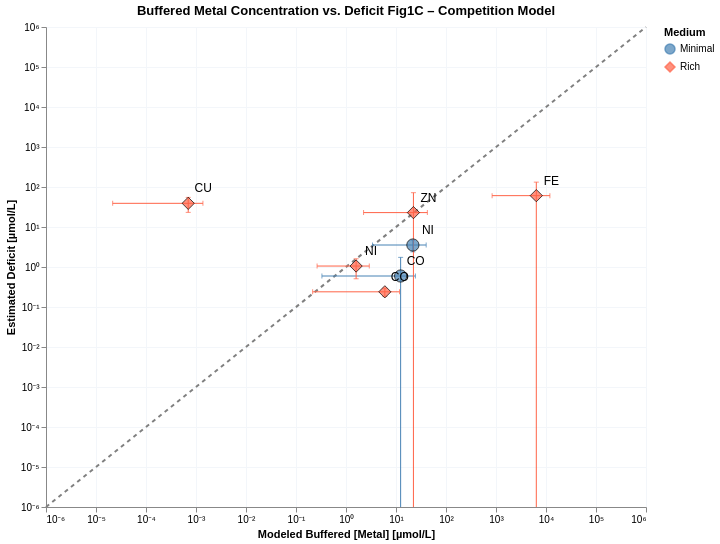

Here is the notebook cell this chart was saved with:
### Markdown cell above
### Plot 1 – Competition model: estimated buffered [Metal] vs. Estimated deficit

### Code cell
import polars as pl
import altair as alt

plot_df_comp = build_plot_df(
    est_competition_minimal_lb, est_competition_minimal_ub,
    est_competition_rich_lb,    est_competition_rich_ub,
    deficit_minimal, deficit_rich,
)

df = pl.from_pandas(plot_df_comp).with_columns([
    (pl.col("est_buf_center_M") * 1e6).alias("x_uM"),
    (pl.col("est_buf_lb_M")     * 1e6).alias("x_lb_uM"),
    (pl.col("est_buf_ub_M")     * 1e6).alias("x_ub_uM"),
    (pl.col("deficit_M")        * 1e6).alias("y_uM"),
    (pl.col("deficit_M_err")    * 1e6).alias("y_err_uM"),
])

DOMAIN_MIN = 1e-7   # just below your domain floor of 1e-6

# ── Log-axis label expression (10^n with Unicode superscripts) ────────────────
_log_label_unicode = (
    "datum.value > 0 ? '10' + "
    "replace(replace(replace(replace(replace(replace("
    "replace(replace(replace(replace(replace('' + "
    "round(log(datum.value)/LN10), '-','⁻'),'0','⁰'),'1','¹'),'2','²')"
    ",'3','³'),'4','⁴'),'5','⁵'),'6','⁶'),'7','⁷'),'8','⁸'),'9','⁹') : '0'"
)

df = df.with_columns([
    pl.max_horizontal(
        pl.col("y_uM") - pl.col("y_err_uM"),
        pl.lit(DOMAIN_MIN)
    ).alias("y_lo_uM"),
    (pl.col("y_uM") + pl.col("y_err_uM")).alias("y_hi_uM"),
])

base = alt.Chart(df).encode(
)
x_scale = alt.Scale(type="log", domain=[1e-6, 1e6])
y_scale = alt.Scale(type="log", domain=[1e-6, 1e6])

_ax_x = alt.Axis(labelExpr=_log_label_unicode, title="Modeled Buffered [Metal] [µmol/L]")
_ax_y = alt.Axis(labelExpr=_log_label_unicode, title="Estimated Deficit [µmol/L]")

ref_df = pl.DataFrame({"v": [1e-6, 1e6]})  # for reference line y=x

ref_line = alt.Chart(ref_df).mark_line(strokeDash=[4,4], color="gray").encode(
    x=alt.X("v:Q", scale=x_scale, axis=_ax_x),
    y=alt.Y("v:Q", scale=y_scale, axis=_ax_y),
)
x_bars = base.mark_errorbar(ticks=True).encode(
    x=alt.X("x_lb_uM:Q", scale=x_scale, title=""),
    x2="x_ub_uM:Q",
    y=alt.Y("y_uM:Q", scale=y_scale),
    color="Medium:N",
)
y_bars = base.mark_errorbar(ticks=True, clip=True).encode(
    x=alt.X("x_uM:Q"),
    y=alt.Y("y_lo_uM:Q",  scale=y_scale, title=""),   # explicit log scale + clamped lower
    y2=alt.Y2("y_hi_uM:Q"),
    color="Medium:N",
)
points = base.mark_point(filled=True, size=150, stroke='black', strokeWidth=1).encode(
    x=alt.X("x_uM:Q", scale=x_scale, axis=_ax_x),
    y=alt.Y("y_uM:Q", scale=y_scale, axis=_ax_y),
    color=alt.Color("Medium:N",
        scale=alt.Scale(domain=["Minimal","Rich"], range=["steelblue","tomato"])),
    shape=alt.Shape("Medium:N",
        scale=alt.Scale(domain=["Minimal","Rich"], range=["circle","diamond"])),
)
# 5. Text labels
labels = base.mark_text(dx=15, dy=-15, fontSize=12).encode(
    x=alt.X("x_uM:Q", scale=alt.Scale(type="log")),
    y=alt.Y("y_uM:Q", scale=alt.Scale(type="log")),
    text="Element:N",
)
chart = (ref_line + x_bars + y_bars + points + labels).properties(
    width=600, height=480,
    title="Buffered Metal Concentration vs. Deficit Fig1C – Competition Model"
).configure_axis(gridColor='#f3f6fa')
# chart.save('notebooks/cofactors/buffer_figures/buffered_metal_vs_deficit_competition.svg')
chart

### Figure 1 — Vega-Lite specification as saved in the notebook (floating-point values rounded to 4 significant figures)
{"config": {"view": {"continuousWidth": 300, "continuousHeight": 300}, "axis": {"gridColor": "#f3f6fa"}}, "layer": [{"data": {"name": "data-1c3ca3cce69c13645fce19fabe446275"}, "mark": {"type": "line", "color": "gray", "strokeDash": [4, 4]}, "encoding": {"x": {"axis": {"labelExpr": "datum.value > 0 ? '10' + replace(replace(replace(replace(replace(replace(replace(replace(replace(replace(replace('' + round(log(datum.value)/LN10), '-','⁻'),'0','⁰'),'1','¹'),'2','²'),'3','³'),'4','⁴'),'5','⁵'),'6','⁶'),'7','⁷'),'8','⁸'),'9','⁹') : '0'", "title": "Modeled Buffered [Metal] [µmol/L]"}, "field": "v", "scale": {"domain": [1e-06, 1000000.0], "type": "log"}, "type": "quantitative"}, "y": {"axis": {"labelExpr": "datum.value > 0 ? '10' + replace(replace(replace(replace(replace(replace(replace(replace(replace(replace(replace('' + round(log(datum.value)/LN10), '-','⁻'),'0','⁰'),'1','¹'),'2','²'),'3','³'),'4','⁴'),'5','⁵'),'6','⁶'),'7','⁷'),'8','⁸'),'9','⁹') : '0'", "title": "Estimated Deficit [µmol/L]"}, "field": "v", "scale": {"domain": [1e-06, 1000000.0], "type": "log"}, "type": "quantitative"}}}, {"data": {"name": "data-bbc5f1beb08e957209ce7b4e580a93bf"}, "mark": {"type": "errorbar", "ticks": true}, "encoding": {"color": {"field": "Medium", "type": "nominal"}, "x": {"field": "x_lb_uM", "scale": {"domain": [1e-06, 1000000.0], "type": "log"}, "title": "", "type": "quantitative"}, "x2": {"field": "x_ub_uM"}, "y": {"field": "y_uM", "scale": {"domain": [1e-06, 1000000.0], "type": "log"}, "type": "quantitative"}}}, {"data": {"name": "data-bbc5f1beb08e957209ce7b4e580a93bf"}, "mark": {"type": "errorbar", "clip": true, "ticks": true}, "encoding": {"color": {"field": "Medium", "type": "nominal"}, "x": {"field": "x_uM", "type": "quantitative"}, "y": {"field": "y_lo_uM", "scale": {"domain": [1e-06, 1000000.0], "type": "log"}, "title": "", "type": "quantitative"}, "y2": {"field": "y_hi_uM"}}}, {"data": {"name": "data-bbc5f1beb08e957209ce7b4e580a93bf"}, "mark": {"type": "point", "filled": true, "size": 150, "stroke": "black", "strokeWidth": 1}, "encoding": {"color": {"field": "Medium", "scale": {"domain": ["Minimal", "Rich"], "range": ["steelblue", "tomato"]}, "type": "nominal"}, "shape": {"field": "Medium", "scale": {"domain": ["Minimal", "Rich"], "range": ["circle", "diamond"]}, "type": "nominal"}, "x": {"axis": {"labelExpr": "datum.value > 0 ? '10' + replace(replace(replace(replace(replace(replace(replace(replace(replace(replace(replace('' + round(log(datum.value)/LN10), '-','⁻'),'0','⁰'),'1','¹'),'2','²'),'3','³'),'4','⁴'),'5','⁵'),'6','⁶'),'7','⁷'),'8','⁸'),'9','⁹') : '0'", "title": "Modeled Buffered [Metal] [µmol/L]"}, "field": "x_uM", "scale": {"domain": [1e-06, 1000000.0], "type": "log"}, "type": "quantitative"}, "y": {"axis": {"labelExpr": "datum.value > 0 ? '10' + replace(replace(replace(replace(replace(replace(replace(replace(replace(replace(replace('' + round(log(datum.value)/LN10), '-','⁻'),'0','⁰'),'1','¹'),'2','²'),'3','³'),'4','⁴'),'5','⁵'),'6','⁶'),'7','⁷'),'8','⁸'),'9','⁹') : '0'", "title": "Estimated Deficit [µmol/L]"}, "field": "y_uM", "scale": {"domain": [1e-06, 1000000.0], "type": "log"}, "type": "quantitative"}}}, {"data": {"name": "data-bbc5f1beb08e957209ce7b4e580a93bf"}, "mark": {"type": "text", "dx": 15, "dy": -15, "fontSize": 12}, "encoding": {"text": {"field": "Element", "type": "nominal"}, "x": {"field": "x_uM", "scale": {"type": "log"}, "type": "quantitative"}, "y": {"field": "y_uM", "scale": {"type": "log"}, "type": "quantitative"}}}], "height": 480, "title": "Buffered Metal Concentration vs. Deficit Fig1C – Competition Model", "width": 600, "$schema": "https://vega.github.io/schema/vega-lite/v5.20.1.json", "datasets": {"data-1c3ca3cce69c13645fce19fabe446275": [{"v": 1e-06}, {"v": 1000000.0}], "data-bbc5f1beb08e957209ce7b4e580a93bf": [{"Medium": "Minimal", "Element": "CO", "est_buf_lb_M": 3.299e-07, "est_buf_ub_M": 2.443e-05, "est_buf_center_M": 1.238e-05, "deficit_M": 5.957e-07, "deficit_M_err": 1.145e-06, "x_uM": 12.38, "x_lb_uM": 0.3299, "x_ub_uM": 24.43, "y_uM": 0.5957, "y_err_uM": 1.145, "y_lo_uM": 1e-07, "y_hi_uM": 1.741}, {"Medium": "Minimal", "Element": "NI", "est_buf_lb_M": 3.388e-06, "est_buf_ub_M": 4.014e-05, "est_buf_center_M": 2.176e-05, "deficit_M": 3.546e-06, "deficit_M_err": 1.154e-06, "x_uM": 21.76, "x_lb_uM": 3.388, "x_ub_uM": 40.14, "y_uM": 3.546, "y_err_uM": 1.154, "y_lo_uM": 2.392, "y_hi_uM": 4.7}, {"Medium": "Rich", "Element": "FE", "est_buf_lb_M": 0.0008359, "est_buf_ub_M": 0.01196, "est_buf_center_M": 0.006399, "deficit_M": 6.076e-05, "deficit_M_err": 7.159e-05, "x_uM": 6399.0, "x_lb_uM": 835.9, "x_ub_uM": 11960.0, "y_uM": 60.76, "y_err_uM": 71.59, "y_lo_uM": 1e-07, "y_hi_uM": 132.4}, {"Medium": "Rich", "Element": "CO", "est_buf_lb_M": 2.15e-07, "est_buf_ub_M": 1.174e-05, "est_buf_center_M": 5.98e-06, "deficit_M": 2.397e-07, "deficit_M_err": 5.403e-08, "x_uM": 5.98, "x_lb_uM": 0.215, "x_ub_uM": 11.74, "y_uM": 0.2397, "y_err_uM": 0.05403, "y_lo_uM": 0.1856, "y_hi_uM": 0.2937}, {"Medium": "Rich", "Element": "NI", "est_buf_lb_M": 2.641e-07, "est_buf_ub_M": 2.922e-06, "est_buf_center_M": 1.593e-06, "deficit_M": 1.057e-06, "deficit_M_err": 5.487e-07, "x_uM": 1.593, "x_lb_uM": 0.2641, "x_ub_uM": 2.922, "y_uM": 1.057, "y_err_uM": 0.5487, "y_lo_uM": 0.5079, "y_hi_uM": 1.605}, {"Medium": "Rich", "Element": "CU", "est_buf_lb_M": 2.154e-11, "est_buf_ub_M": 1.376e-09, "est_buf_center_M": 6.987e-10, "deficit_M": 3.91e-05, "deficit_M_err": 1.588e-05, "x_uM": 0.0006987, "x_lb_uM": 2.154e-05, "x_ub_uM": 0.001376, "y_uM": 39.1, "y_err_uM": 15.88, "y_lo_uM": 23.22, "y_hi_uM": 54.98}, {"Medium": "Rich", "Element": "ZN", "est_buf_lb_M": 2.245e-06, "est_buf_ub_M": 4.239e-05, "est_buf_center_M": 2.232e-05, "deficit_M": 2.29e-05, "deficit_M_err": 4.917e-05, "x_uM": 22.32, "x_lb_uM": 2.245, "x_ub_uM": 42.39, "y_uM": 22.9, "y_err_uM": 49.17, "y_lo_uM": 1e-07, "y_hi_uM": 72.08}]}}
